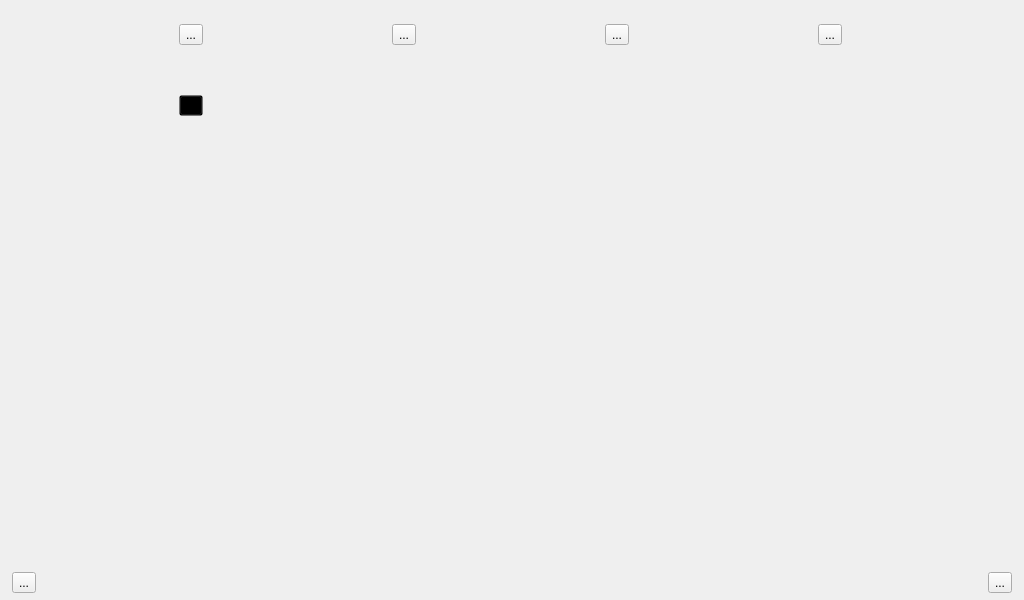
<?xml version="1.0" encoding="UTF-8"?>
<ui version="4.0">
 <class>ToolsWidget</class>
 <widget class="QWidget" name="ToolsWidget">
  <property name="geometry">
   <rect>
    <x>0</x>
    <y>0</y>
    <width>1024</width>
    <height>600</height>
   </rect>
  </property>
  <property name="sizePolicy">
   <sizepolicy hsizetype="Fixed" vsizetype="Fixed">
    <horstretch>0</horstretch>
    <verstretch>0</verstretch>
   </sizepolicy>
  </property>
  <property name="minimumSize">
   <size>
    <width>1024</width>
    <height>600</height>
   </size>
  </property>
  <property name="maximumSize">
   <size>
    <width>1024</width>
    <height>600</height>
   </size>
  </property>
  <property name="windowTitle">
   <string>ToolsWidget</string>
  </property>
  <property name="styleSheet">
   <string notr="true">QWidget#ToolWidget {
	background-color: black;
}

QToolButton {
	background-color: transparent;
};</string>
  </property>
  <layout class="QVBoxLayout" name="verticalLayout">
   <property name="leftMargin">
    <number>0</number>
   </property>
   <property name="topMargin">
    <number>0</number>
   </property>
   <property name="rightMargin">
    <number>0</number>
   </property>
   <property name="bottomMargin">
    <number>0</number>
   </property>
   <item>
    <layout class="QGridLayout" name="gridLayout">
     <property name="leftMargin">
      <number>40</number>
     </property>
     <property name="topMargin">
      <number>24</number>
     </property>
     <property name="rightMargin">
      <number>40</number>
     </property>
     <property name="spacing">
      <number>50</number>
     </property>
     <item row="0" column="1">
      <widget class="QToolButton" name="btnCopy">
       <property name="cursor">
        <cursorShape>PointingHandCursor</cursorShape>
       </property>
       <property name="text">
        <string>...</string>
       </property>
       <property name="icon">
        <iconset>
         <normaloff>res/gui/tools_copy.png</normaloff>res/gui/tools_copy.png</iconset>
       </property>
       <property name="iconSize">
        <size>
         <width>200</width>
         <height>148</height>
        </size>
       </property>
      </widget>
     </item>
     <item row="0" column="0">
      <widget class="QToolButton" name="btnEmail">
       <property name="cursor">
        <cursorShape>PointingHandCursor</cursorShape>
       </property>
       <property name="text">
        <string>...</string>
       </property>
       <property name="icon">
        <iconset>
         <normaloff>res/gui/tools_email.png</normaloff>res/gui/tools_email.png</iconset>
       </property>
       <property name="iconSize">
        <size>
         <width>200</width>
         <height>148</height>
        </size>
       </property>
      </widget>
     </item>
     <item row="1" column="0">
      <widget class="QToolButton" name="btnCalc">
       <property name="cursor">
        <cursorShape>PointingHandCursor</cursorShape>
       </property>
       <property name="styleSheet">
        <string notr="true">background-color: transparent</string>
       </property>
       <property name="text">
        <string>...</string>
       </property>
       <property name="icon">
        <iconset>
         <normaloff>res/gui/tools_calculator.png</normaloff>res/gui/tools_calculator.png</iconset>
       </property>
       <property name="iconSize">
        <size>
         <width>200</width>
         <height>148</height>
        </size>
       </property>
      </widget>
     </item>
     <item row="0" column="2">
      <widget class="QToolButton" name="btnDiagnostics">
       <property name="cursor">
        <cursorShape>PointingHandCursor</cursorShape>
       </property>
       <property name="text">
        <string>...</string>
       </property>
       <property name="icon">
        <iconset>
         <normaloff>res/gui/tools_diagnostics.png</normaloff>res/gui/tools_diagnostics.png</iconset>
       </property>
       <property name="iconSize">
        <size>
         <width>200</width>
         <height>148</height>
        </size>
       </property>
      </widget>
     </item>
     <item row="0" column="3">
      <widget class="QToolButton" name="btnInfo">
       <property name="cursor">
        <cursorShape>PointingHandCursor</cursorShape>
       </property>
       <property name="text">
        <string>...</string>
       </property>
       <property name="icon">
        <iconset>
         <normaloff>res/gui/tools_info.png</normaloff>res/gui/tools_info.png</iconset>
       </property>
       <property name="iconSize">
        <size>
         <width>200</width>
         <height>148</height>
        </size>
       </property>
      </widget>
     </item>
    </layout>
   </item>
   <item>
    <spacer name="verticalSpacer">
     <property name="orientation">
      <enum>Qt::Vertical</enum>
     </property>
     <property name="sizeHint" stdset="0">
      <size>
       <width>20</width>
       <height>76</height>
      </size>
     </property>
    </spacer>
   </item>
   <item>
    <layout class="QHBoxLayout" name="horizontalLayout">
     <property name="leftMargin">
      <number>12</number>
     </property>
     <property name="rightMargin">
      <number>12</number>
     </property>
     <property name="bottomMargin">
      <number>7</number>
     </property>
     <item>
      <widget class="QToolButton" name="btnBack">
       <property name="cursor">
        <cursorShape>PointingHandCursor</cursorShape>
       </property>
       <property name="text">
        <string>...</string>
       </property>
       <property name="icon">
        <iconset>
         <normaloff>res/gui/button_back.png</normaloff>res/gui/button_back.png</iconset>
       </property>
       <property name="iconSize">
        <size>
         <width>103</width>
         <height>103</height>
        </size>
       </property>
      </widget>
     </item>
     <item>
      <spacer name="horizontalSpacer">
       <property name="orientation">
        <enum>Qt::Horizontal</enum>
       </property>
       <property name="sizeHint" stdset="0">
        <size>
         <width>40</width>
         <height>20</height>
        </size>
       </property>
      </spacer>
     </item>
     <item>
      <widget class="QLabel" name="label">
       <property name="text">
        <string/>
       </property>
       <property name="pixmap">
        <pixmap>res/gui/img_tools.png</pixmap>
       </property>
      </widget>
     </item>
     <item>
      <spacer name="horizontalSpacer_2">
       <property name="orientation">
        <enum>Qt::Horizontal</enum>
       </property>
       <property name="sizeHint" stdset="0">
        <size>
         <width>40</width>
         <height>20</height>
        </size>
       </property>
      </spacer>
     </item>
     <item>
      <widget class="QToolButton" name="btnHome">
       <property name="cursor">
        <cursorShape>PointingHandCursor</cursorShape>
       </property>
       <property name="text">
        <string>...</string>
       </property>
       <property name="icon">
        <iconset>
         <normaloff>res/gui/button_home.png</normaloff>res/gui/button_home.png</iconset>
       </property>
       <property name="iconSize">
        <size>
         <width>103</width>
         <height>103</height>
        </size>
       </property>
      </widget>
     </item>
    </layout>
   </item>
  </layout>
 </widget>
 <resources/>
 <connections/>
</ui>
